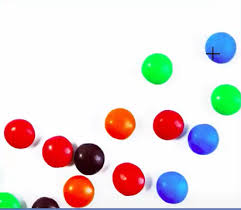
#> input picture smarties.jpeg, 241 x 210 px
$ python tutorial9-objecti_detection_using_hsv.py
#> lines starting #> are read from the running program, lines starting #| are printed output that depends on the picture; after the words box and inside, x2 and y2 are one past the last pixel; in counts of white or black regions, pixels touching at a corner belong together
import cv2
import numpy as np

def nothing(x):
    pass

# Read image once
frame = cv2.imread("smarties.jpeg")
#> frame is the input picture: shape (210, 241, 3); mean B, G, R 217.9, 218.5, 226.8
if frame is None:
    print("Image not found!")
    exit()

# Create a window
cv2.namedWindow("Trackbars")

# Create trackbars for lower HSV
cv2.createTrackbar("LH", "Trackbars", 0, 179, nothing)   # Hue: 0-179
#> slider 'LH' is set to 35
cv2.createTrackbar("LS", "Trackbars", 0, 255, nothing)   # Saturation: 0-255
#> slider 'LS' is set to 51
cv2.createTrackbar("LV", "Trackbars", 0, 255, nothing)   # Value: 0-255
#> slider 'LV' is set to 51

# Create trackbars for upper HSV
cv2.createTrackbar("UH", "Trackbars", 179, 179, nothing)
cv2.createTrackbar("US", "Trackbars", 255, 255, nothing)
cv2.createTrackbar("UV", "Trackbars", 255, 255, nothing)

while True:
    hsv = cv2.cvtColor(frame, cv2.COLOR_BGR2HSV)
#> hsv: shape (210, 241, 3); mean H, S, V 37.3, 46.6, 245.1

    # Get trackbar positions
    lh = cv2.getTrackbarPos("LH", "Trackbars")
    ls = cv2.getTrackbarPos("LS", "Trackbars")
    lv = cv2.getTrackbarPos("LV", "Trackbars")

    uh = cv2.getTrackbarPos("UH", "Trackbars")
    us = cv2.getTrackbarPos("US", "Trackbars")
    uv = cv2.getTrackbarPos("UV", "Trackbars")

    # Define lower and upper range
    lower_bound = np.array([lh, ls, lv])
    upper_bound = np.array([uh, us, uv])

    # Mask and result
    mask = cv2.inRange(hsv, lower_bound, upper_bound)
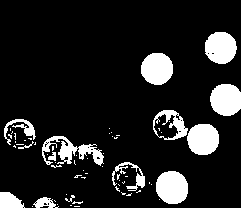
#> mask: shape (210, 241); 14% white; 64 white regions (51 under 20 px), largest, box (x1, y1, x2, y2) and area: (0, 192, 241, 210) 937, (156, 171, 188, 204) 857, (141, 53, 173, 85) 818
    res = cv2.bitwise_and(frame, frame, mask=mask)
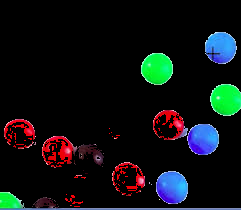
#> res: shape (210, 241, 3); mean B, G, R 18.6, 17.8, 13.8

    # Show results
    cv2.imshow("Original", frame)
    cv2.imshow("Mask", mask)
    cv2.imshow("Result", res)

    key = cv2.waitKey(1) & 0xFF
#> (key Esc is pressed here)
    if key == 27:  # ESC key
        break

cv2.destroyAllWindows()
